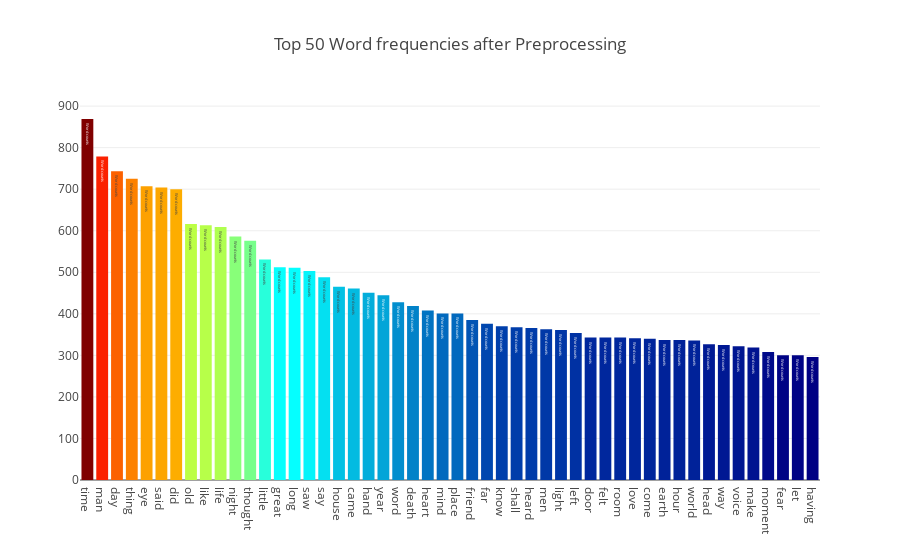
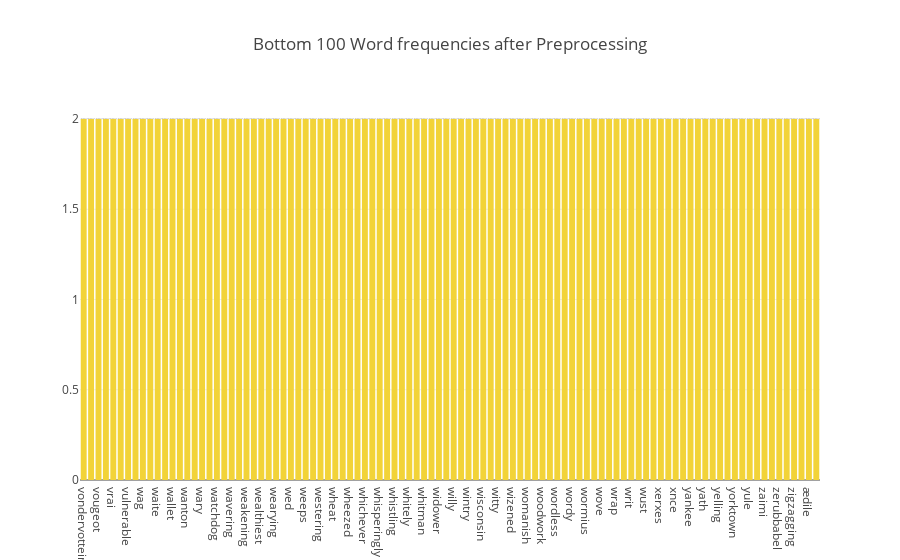

Here is the notebook cell these charts were saved with, in order:
### Markdown cell above
**Revisiting our Term frequencies**

Having implemented our lemmatized count vectorizer, let us revist the plots for the term frquencies of the top 50 words (by frequency). As you can see from the plot, all our prior preprocessing efforts have not gone to waste. With the removal of stopwords, the remaining words seem much more meaningful where you can see that all the stopwords in the earlier term frequency plot

### Code cell
feature_names = tf_vectorizer.get_feature_names()
count_vec = np.asarray(tf.sum(axis=0)).ravel()
zipped = list(zip(feature_names, count_vec))
x, y = (list(x) for x in zip(*sorted(zipped, key=lambda x: x[1], reverse=True)))
# Now I want to extract out on the top 15 and bottom 15 words
Y = np.concatenate([y[0:15], y[-16:-1]])
X = np.concatenate([x[0:15], x[-16:-1]])

# Plotting the Plot.ly plot for the Top 50 word frequencies
data = [go.Bar(
            x = x[0:50],
            y = y[0:50],
            marker= dict(colorscale='Jet',
                         color = y[0:50]
                        ),
            text='Word counts'
    )]

layout = go.Layout(
    title='Top 50 Word frequencies after Preprocessing'
)

fig = go.Figure(data=data, layout=layout)

py.iplot(fig, filename='basic-bar')

# Plotting the Plot.ly plot for the Top 50 word frequencies
data = [go.Bar(
            x = x[-100:],
            y = y[-100:],
            marker= dict(colorscale='Portland',
                         color = y[-100:]
                        ),
            text='Word counts'
    )]

layout = go.Layout(
    title='Bottom 100 Word frequencies after Preprocessing'
)

fig = go.Figure(data=data, layout=layout)

py.iplot(fig, filename='basic-bar')

### Figure 1 — Plotly figure (JSON) as saved in the notebook; plotly's stock layout.template omitted (floating-point values rounded to 4 significant figures)
{"data": [{"marker": {"color": [869, 779, 743, 725, 707, 704, 700, 616, 613, 609, 586, 576, 531, 512, 511, 503, 488, 465, 461, 451, 445, 428, 419, 408, 401, 401, 385, 376, 370, 368, 366, 363, 361, 354, 343, 343, 343, 341, 340, 337, 337, 336, 327, 325, 322, 319, 308, 300, 300, 296], "colorscale": "Jet"}, "text": "Word counts", "type": "bar", "uid": "f6e544b4-6d56-4724-9072-da5793017455", "x": ["time", "man", "day", "thing", "eye", "said", "did", "old", "like", "life", "night", "thought", "little", "great", "long", "saw", "say", "house", "came", "hand", "year", "word", "death", "heart", "mind", "place", "friend", "far", "know", "shall", "heard", "men", "light", "left", "door", "felt", "room", "love", "come", "earth", "hour", "world", "head", "way", "voice", "make", "moment", "fear", "let", "having"], "y": [869, 779, 743, 725, 707, 704, 700, 616, 613, 609, 586, 576, 531, 512, 511, 503, 488, 465, 461, 451, 445, 428, 419, 408, 401, 401, 385, 376, 370, 368, 366, 363, 361, 354, 343, 343, 343, 341, 340, 337, 337, 336, 327, 325, 322, 319, 308, 300, 300, 296]}], "layout": {"title": {"text": "Top 50 Word frequencies after Preprocessing"}}}

### Figure 2 — Plotly figure (JSON) as saved in the notebook; plotly's stock layout.template omitted (floating-point values rounded to 4 significant figures)
{"data": [{"marker": {"color": [2, 2, 2, 2, 2, 2, 2, 2, 2, 2, 2, 2, 2, 2, 2, 2, 2, 2, 2, 2, 2, 2, 2, 2, 2, 2, 2, 2, 2, 2, 2, 2, 2, 2, 2, 2, 2, 2, 2, 2, 2, 2, 2, 2, 2, 2, 2, 2, 2, 2, 2, 2, 2, 2, 2, 2, 2, 2, 2, 2, 2, 2, 2, 2, 2, 2, 2, 2, 2, 2, 2, 2, 2, 2, 2, 2, 2, 2, 2, 2, 2, 2, 2, 2, 2, 2, 2, 2, 2, 2, 2, 2, 2, 2, 2, 2, 2, 2, 2, 2], "colorscale": "Portland"}, "text": "Word counts", "type": "bar", "uid": "3c78a3e8-5bfc-49e2-bc8c-82230703cd34", "x": ["vondervotteimittis", "votary", "vougeot", "vowel", "vrai", "vulgarly", "vulnerable", "waddle", "wag", "wainscot", "waite", "wale", "wallet", "wane", "wanton", "warn", "wary", "wast", "watchdog", "waver", "wavering", "waylayings", "weakening", "wealthier", "wealthiest", "wearily", "wearying", "webbed", "wed", "weekly", "weeps", "well", "westering", "westmorland", "wheat", "wheeled", "wheezed", "whereof", "whichever", "whir", "whisperingly", "whistle", "whistling", "whit", "whitely", "whitened", "whitman", "wholesale", "widower", "wield", "willy", "windward", "wintry", "wiping", "wisconsin", "wither", "witty", "wizardry", "wizened", "wolejko", "womanish", "womb", "woodwork", "woolwich", "wordless", "wordsworth", "wordy", "worker", "wormius", "wouldst", "wove", "wraith", "wrap", "wrestled", "writ", "wudn", "wust", "xari", "xerxes", "xii", "xnce", "xwl", "yankee", "yarn", "yath", "yea", "yelling", "yoke", "yorktown", "youngish", "yule", "yuletide", "zaimi", "zar", "zerubbabel", "zigzag", "zigzagging", "zodiacal", "ædile", "æronaut"], "y": [2, 2, 2, 2, 2, 2, 2, 2, 2, 2, 2, 2, 2, 2, 2, 2, 2, 2, 2, 2, 2, 2, 2, 2, 2, 2, 2, 2, 2, 2, 2, 2, 2, 2, 2, 2, 2, 2, 2, 2, 2, 2, 2, 2, 2, 2, 2, 2, 2, 2, 2, 2, 2, 2, 2, 2, 2, 2, 2, 2, 2, 2, 2, 2, 2, 2, 2, 2, 2, 2, 2, 2, 2, 2, 2, 2, 2, 2, 2, 2, 2, 2, 2, 2, 2, 2, 2, 2, 2, 2, 2, 2, 2, 2, 2, 2, 2, 2, 2, 2]}], "layout": {"title": {"text": "Bottom 100 Word frequencies after Preprocessing"}}}
